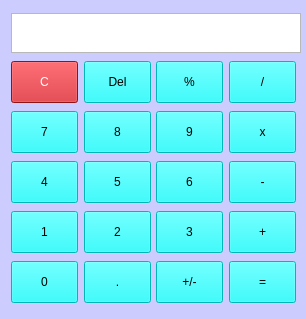
<?xml version="1.0" encoding="UTF-8"?>
<ui version="4.0">
 <class>MainWindow</class>
 <widget class="QMainWindow" name="MainWindow">
  <property name="enabled">
   <bool>true</bool>
  </property>
  <property name="geometry">
   <rect>
    <x>0</x>
    <y>0</y>
    <width>306</width>
    <height>319</height>
   </rect>
  </property>
  <property name="sizePolicy">
   <sizepolicy hsizetype="Fixed" vsizetype="Fixed">
    <horstretch>0</horstretch>
    <verstretch>0</verstretch>
   </sizepolicy>
  </property>
  <property name="minimumSize">
   <size>
    <width>306</width>
    <height>319</height>
   </size>
  </property>
  <property name="maximumSize">
   <size>
    <width>16777215</width>
    <height>16777215</height>
   </size>
  </property>
  <property name="windowTitle">
   <string>Calculator</string>
  </property>
  <property name="styleSheet">
   <string notr="true">background-color: #CCCCFF;
color: rgb(0, 0, 0);
</string>
  </property>
  <widget class="QWidget" name="centralWidget">
   <property name="sizePolicy">
    <sizepolicy hsizetype="Fixed" vsizetype="Fixed">
     <horstretch>0</horstretch>
     <verstretch>0</verstretch>
    </sizepolicy>
   </property>
   <property name="styleSheet">
    <string notr="true">QPushButton {
min-width: 65;
min-height: 40;
max-width: 65;
max-height: 40;
}</string>
   </property>
   <layout class="QVBoxLayout" name="verticalLayout">
    <item>
     <widget class="QLabel" name="displayPanel">
      <property name="minimumSize">
       <size>
        <width>290</width>
        <height>40</height>
       </size>
      </property>
      <property name="maximumSize">
       <size>
        <width>16777215</width>
        <height>40</height>
       </size>
      </property>
      <property name="font">
       <font>
        <family>Open Sans</family>
        <pointsize>20</pointsize>
        <italic>false</italic>
        <bold>false</bold>
        <kerning>true</kerning>
       </font>
      </property>
      <property name="layoutDirection">
       <enum>Qt::LeftToRight</enum>
      </property>
      <property name="styleSheet">
       <string notr="true">border: 1 solid #b8b8b8;
background-color: #fff;</string>
      </property>
      <property name="text">
       <string/>
      </property>
      <property name="scaledContents">
       <bool>true</bool>
      </property>
      <property name="alignment">
       <set>Qt::AlignRight|Qt::AlignTrailing|Qt::AlignVCenter</set>
      </property>
      <property name="wordWrap">
       <bool>true</bool>
      </property>
      <property name="textInteractionFlags">
       <set>Qt::TextSelectableByKeyboard|Qt::TextSelectableByMouse</set>
      </property>
     </widget>
    </item>
    <item>
     <layout class="QHBoxLayout" name="horizontalLayout_5">
      <item>
       <widget class="QPushButton" name="actionClear">
        <property name="styleSheet">
         <string notr="true">background-color: #cb1a21;
color: #ffffff;</string>
        </property>
        <property name="text">
         <string>C</string>
        </property>
       </widget>
      </item>
      <item>
       <widget class="QPushButton" name="actionDel">
        <property name="styleSheet">
         <string notr="true">background-color: #00FFFF;
color: #000000;</string>
        </property>
        <property name="text">
         <string>Del</string>
        </property>
       </widget>
      </item>
      <item>
       <widget class="QPushButton" name="actionPercent">
        <property name="styleSheet">
         <string notr="true">background-color: #00FFFF;
color: #000000;</string>
        </property>
        <property name="text">
         <string>%</string>
        </property>
       </widget>
      </item>
      <item>
       <widget class="QPushButton" name="actionDiv">
        <property name="styleSheet">
         <string notr="true">background-color: #00FFFF;
color: #000000;</string>
        </property>
        <property name="text">
         <string>/</string>
        </property>
        <attribute name="buttonGroup">
         <string notr="true">actionGroup</string>
        </attribute>
       </widget>
      </item>
     </layout>
    </item>
    <item>
     <layout class="QHBoxLayout" name="horizontalLayout_3">
      <item>
       <widget class="QPushButton" name="num7">
        <property name="styleSheet">
         <string notr="true">background-color: #00FFFF;
color: #000000;</string>
        </property>
        <property name="text">
         <string>7</string>
        </property>
        <attribute name="buttonGroup">
         <string notr="true">numberGroup</string>
        </attribute>
       </widget>
      </item>
      <item>
       <widget class="QPushButton" name="num8">
        <property name="sizePolicy">
         <sizepolicy hsizetype="Fixed" vsizetype="Fixed">
          <horstretch>0</horstretch>
          <verstretch>0</verstretch>
         </sizepolicy>
        </property>
        <property name="styleSheet">
         <string notr="true">background-color: #00FFFF;
color: #000000;</string>
        </property>
        <property name="text">
         <string>8</string>
        </property>
        <attribute name="buttonGroup">
         <string notr="true">numberGroup</string>
        </attribute>
       </widget>
      </item>
      <item>
       <widget class="QPushButton" name="num9">
        <property name="styleSheet">
         <string notr="true">background-color: #00FFFF;
color: #000000;</string>
        </property>
        <property name="text">
         <string>9</string>
        </property>
        <attribute name="buttonGroup">
         <string notr="true">numberGroup</string>
        </attribute>
       </widget>
      </item>
      <item>
       <widget class="QPushButton" name="actionMul">
        <property name="styleSheet">
         <string notr="true">background-color: #00FFFF;
color: #000000;</string>
        </property>
        <property name="text">
         <string>x</string>
        </property>
        <attribute name="buttonGroup">
         <string notr="true">actionGroup</string>
        </attribute>
       </widget>
      </item>
     </layout>
    </item>
    <item>
     <layout class="QHBoxLayout" name="horizontalLayout_2">
      <item>
       <widget class="QPushButton" name="num4">
        <property name="styleSheet">
         <string notr="true">background-color: #00FFFF;
color: #000000;</string>
        </property>
        <property name="text">
         <string>4</string>
        </property>
        <attribute name="buttonGroup">
         <string notr="true">numberGroup</string>
        </attribute>
       </widget>
      </item>
      <item>
       <widget class="QPushButton" name="num5">
        <property name="styleSheet">
         <string notr="true">background-color: #00FFFF;
color: #000000;</string>
        </property>
        <property name="text">
         <string>5</string>
        </property>
        <attribute name="buttonGroup">
         <string notr="true">numberGroup</string>
        </attribute>
       </widget>
      </item>
      <item>
       <widget class="QPushButton" name="num6">
        <property name="styleSheet">
         <string notr="true">background-color: #00FFFF;
color: #000000;</string>
        </property>
        <property name="text">
         <string>6</string>
        </property>
        <attribute name="buttonGroup">
         <string notr="true">numberGroup</string>
        </attribute>
       </widget>
      </item>
      <item>
       <widget class="QPushButton" name="actionMinus">
        <property name="styleSheet">
         <string notr="true">background-color: #00FFFF;
color: #000000;</string>
        </property>
        <property name="text">
         <string>-</string>
        </property>
        <attribute name="buttonGroup">
         <string notr="true">actionGroup</string>
        </attribute>
       </widget>
      </item>
     </layout>
    </item>
    <item>
     <layout class="QHBoxLayout" name="horizontalLayout">
      <property name="bottomMargin">
       <number>0</number>
      </property>
      <item>
       <widget class="QPushButton" name="num1">
        <property name="sizePolicy">
         <sizepolicy hsizetype="Fixed" vsizetype="Fixed">
          <horstretch>0</horstretch>
          <verstretch>0</verstretch>
         </sizepolicy>
        </property>
        <property name="minimumSize">
         <size>
          <width>67</width>
          <height>42</height>
         </size>
        </property>
        <property name="maximumSize">
         <size>
          <width>67</width>
          <height>42</height>
         </size>
        </property>
        <property name="styleSheet">
         <string notr="true">background-color: #00FFFF;
color: #000000;</string>
        </property>
        <property name="text">
         <string>1</string>
        </property>
        <attribute name="buttonGroup">
         <string notr="true">numberGroup</string>
        </attribute>
       </widget>
      </item>
      <item>
       <widget class="QPushButton" name="num2">
        <property name="sizePolicy">
         <sizepolicy hsizetype="Fixed" vsizetype="Fixed">
          <horstretch>0</horstretch>
          <verstretch>0</verstretch>
         </sizepolicy>
        </property>
        <property name="styleSheet">
         <string notr="true">background-color: #00FFFF;
color: #000000;</string>
        </property>
        <property name="text">
         <string>2</string>
        </property>
        <attribute name="buttonGroup">
         <string notr="true">numberGroup</string>
        </attribute>
       </widget>
      </item>
      <item>
       <widget class="QPushButton" name="num3">
        <property name="sizePolicy">
         <sizepolicy hsizetype="Fixed" vsizetype="Fixed">
          <horstretch>0</horstretch>
          <verstretch>0</verstretch>
         </sizepolicy>
        </property>
        <property name="maximumSize">
         <size>
          <width>67</width>
          <height>42</height>
         </size>
        </property>
        <property name="styleSheet">
         <string notr="true">background-color: #00FFFF;
color: #000000;</string>
        </property>
        <property name="text">
         <string>3</string>
        </property>
        <attribute name="buttonGroup">
         <string notr="true">numberGroup</string>
        </attribute>
       </widget>
      </item>
      <item>
       <widget class="QPushButton" name="actionPlus">
        <property name="styleSheet">
         <string notr="true">background-color: #00FFFF;
color: #000000;</string>
        </property>
        <property name="text">
         <string>+</string>
        </property>
        <attribute name="buttonGroup">
         <string notr="true">actionGroup</string>
        </attribute>
       </widget>
      </item>
     </layout>
    </item>
    <item>
     <layout class="QHBoxLayout" name="horizontalLayout_4">
      <property name="rightMargin">
       <number>0</number>
      </property>
      <item>
       <widget class="QPushButton" name="num0">
        <property name="styleSheet">
         <string notr="true">background-color: #00FFFF;
color: #000000;</string>
        </property>
        <property name="text">
         <string>0</string>
        </property>
        <attribute name="buttonGroup">
         <string notr="true">numberGroup</string>
        </attribute>
       </widget>
      </item>
      <item>
       <widget class="QPushButton" name="comma">
        <property name="styleSheet">
         <string notr="true">background-color: #00FFFF;
color: #000000;</string>
        </property>
        <property name="text">
         <string>.</string>
        </property>
       </widget>
      </item>
      <item>
       <widget class="QPushButton" name="actionSign">
        <property name="styleSheet">
         <string notr="true">background-color: #00FFFF;
color: #000000;</string>
        </property>
        <property name="text">
         <string>+/-</string>
        </property>
       </widget>
      </item>
      <item>
       <widget class="QPushButton" name="actionCalc">
        <property name="styleSheet">
         <string notr="true">background-color: #00FFFF;
color: #000000;</string>
        </property>
        <property name="text">
         <string>=</string>
        </property>
       </widget>
      </item>
     </layout>
    </item>
   </layout>
  </widget>
 </widget>
 <layoutdefault spacing="6" margin="11"/>
 <resources/>
 <connections/>
 <buttongroups>
  <buttongroup name="actionGroup"/>
  <buttongroup name="numberGroup"/>
 </buttongroups>
</ui>
